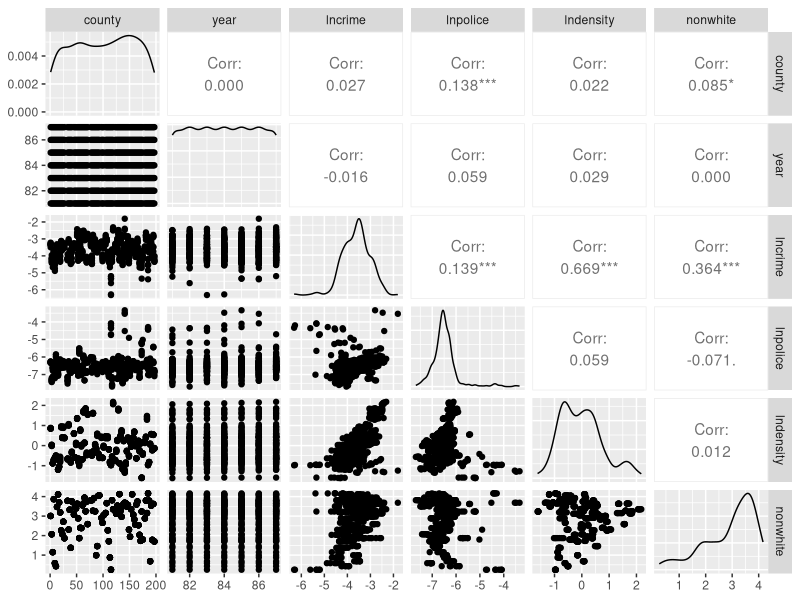
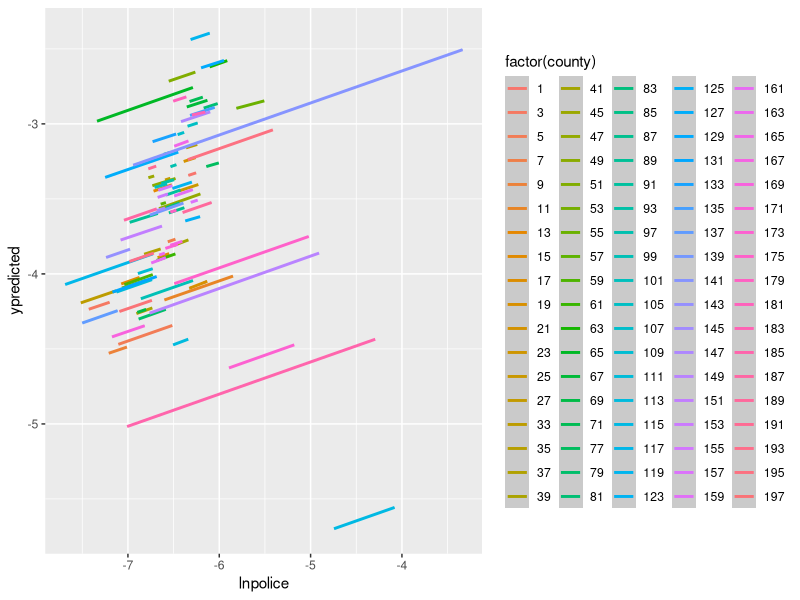

Recreate these plots in R, in order. (Note: this script raises an error after producing the figures.)
library(haven)
library(plm)
library(ggplot2)
library(dplyr)
library(lmtest)
library(sandwich)
library(psych)
library(GGally)

panel<-read_dta("RAPDC_hw1.dta")

summary(panel)
describe(panel)


ggpairs(panel)


# Задание 1
pooled1 <- plm(lncrime~I(lnpolice-mean(lnpolice)) + 
                 I(lndensity-mean(lndensity)) + 
                 I(nonwhite-mean(nonwhite)), data=panel, model="pooling")
summary(pooled1)

# Задание 2
LSDV <- lm(lncrime~I(lnpolice-mean(lnpolice)) + 
             I(lndensity-mean(lndensity)) + 
             I(nonwhite-mean(nonwhite)) +
             factor(county), data=panel)
summary(LSDV)

# визуализация
panel$ypredicted <- LSDV$fitted

ggplot(panel, aes(x = lnpolice, y = ypredicted, color = factor(county)))+geom_smooth(method = lm)

# Задание 3
fe <- plm(lncrime~I(lnpolice-mean(lnpolice)) +
            I(lndensity-mean(lndensity)) +
            I(nonwhite-mean(nonwhite)), data = panel, index=c("county", "year"), effect = "individual", model="within")
summary(fe)

# небольшая выборка
panel[panel$county==1, 6]
panel[panel$county==17, 6]
panel[panel$county==131, 6]

# Задание 4, F-test
pFtest(fe, pooled)

# Задание 5
re <- plm(lncrime~I(lnpolice-mean(lnpolice)) +
            I(lndensity-mean(lndensity)) +
            I(nonwhite-mean(nonwhite)), data=panel, index=c("county", "year"), model="random")
summary(re)

# 5.1 Тест Бреуша-Пагана
plmtest(pooled, type=c("bp"))

# 5.2
# небольшая выборка
# Отсортируем массивы
dfsort1 <- panel[order(panel$lndensity), ]
dfsort2 <- panel[order(panel$lndensity, decreasing = TRUE), ]

# Выведем номера округов
A = unique(head(dfsort1, 57)['county'])
B = unique(head(dfsort2, 65)['county'])

# Отсортируем массивы по y
dfsort3 <- panel[order(panel$lncrime), ]
dfsort4 <- panel[order(panel$lncrime, decreasing = TRUE), ]

# Выведем номера округов
C = unique(head(dfsort3, 30)['county'])
D = unique(head(dfsort4, 35)['county'])

intersect(A, C)
intersect(B, D)

# min
A
C

# max
B
D

# 5.3
phtest(fe, re)

# Задание 6

LSDV_time <- lm(lncrime~I(lnpolice-mean(lnpolice)) + 
                  I(lndensity-mean(lndensity)) + 
                  I(nonwhite-mean(nonwhite)) +
                  factor(year), data = panel)
summary(LSDV_time)


fe_time <- plm(lncrime~I(lnpolice-mean(lnpolice)) + 
                 I(lndensity-mean(lndensity)) + 
                 I(nonwhite-mean(nonwhite)) +
                 factor(year), data = panel, index=c("county", "year"), effect = "time", model = "within")
summary(fe_time)

pFtest(fe_time, pooled)


fe_twoways1 <- plm(lncrime~I(lnpolice-mean(lnpolice)) + 
                    I(lndensity-mean(lndensity)) + 
                    I(nonwhite-mean(nonwhite)) +
                    factor(year), data = panel, index=c("county", "year"), effect = "twoways", model = "within")
summary(fe_twoways1)

fe_twoways2 <- plm(lncrime~I(lnpolice-mean(lnpolice)) + 
                    I(lndensity-mean(lndensity)) + 
                    I(nonwhite-mean(nonwhite)) +
                    factor(county), data = panel, index=c("county", "year"), effect = "twoways", model = "within")
summary(fe_twoways2) # same


#bptest(fe)
#coeftest(fe, vcov = vcovHC, type = "HC3")
#summary(fe)
#coeftest(fe_time, vcov = vcovHC, type = "HC3")

bptest(LSDV_time)

coeftest(LSDV_time, vcov = vcovHC, type = "HC3")
summary(LSDV_time)


# Задание 7 для time
y_pred <- LSDV_time$fitted 
panel1 <- data.frame(panel, y_pred) 

merged <- panel1 %>% group_by(year)%>% summarize(., cor(lncrime, y_pred))%>% merge(panel1, ., by="year")
head(merged)

merged$new <- ifelse(abs(merged$`cor(lncrime, y_pred)`)<0.3,1,0)
unique(merged$year[merged$new==1])
unique(merged$year[merged$new==0]) #ok


LSDV_time_2 <- lm(lncrime~I(lnpolice-mean(lnpolice)) + 
                    I(lndensity-mean(lndensity)) + 
                    I(nonwhite-mean(nonwhite)) +
                    factor(year), merged[merged$new == 0,])
coeftest(LSDV_time_2, vcov = vcovHC, type = "HC3") #nice


# Задание 8

# для одного
# получим значения условной вариации предиктора state_capacity
var <- summarize(group_by(panel, county), var(lnpolice))
var

write.csv(var, "my_df.csv") # скачаем данные для визуализации в питоне

# выведем несколько примеров
panel[panel$county==141, ]
panel[panel$county==185, ]

panel[panel$county==57, ]

# оценим набор моделей, чтобы получить оценки коэф-тов для каждой страны
a <- group_by(panel, county) %>%
  do(data.frame(beta = coef(lm(lncrime ~ lnpolice, data = .))[2]))
a

# запишем значения чистых оценок и условную вариацию
m <- as.data.frame(merge(a, var, by ="county"))
m

# посчитаем взвешенные коэффициенты
m$coef <- m$beta*(m$`var(lnpolice)`/sum(m$`var(lnpolice)`))
sum(m$coef)

sum(m$`var(lnpolice)`)
write.csv(m, "my_df2.csv") # скачаем данные для визуализации в питоне


# для множественного случая

reg_crime_dens = lm(lncrime~lndensity +
                      factor(county), data=panel)
y_clear = reg_crime_dens$residuals

reg_crime_pol = lm(lnpolice~lndensity +
                     factor(county), data=panel)
x_clear = reg_crime_pol$residuals


panel$y_clear = y_clear
panel$x_clear = x_clear

# считаем
var2 <- summarize(group_by(panel, county), var(x_clear))
var2

write.csv(var2, "my_df3.csv") # скачаем данные для визуализации в питоне

# оценим набор моделей, чтобы получить оценки коэф-тов для каждой страны
a <- group_by(panel, county) %>%
  do(data.frame(beta = coef(lm(y_clear ~ x_clear, data = .))[2]))
a

# запишем значения чистых оценок и условную вариацию
m <- as.data.frame(merge(a, var2, by ="county"))
m

# посчитаем взвешенные коэффициенты
m$coef <- m$beta*(m$`var(x_clear)`/sum(m$`var(x_clear)`))
sum(m$coef)

sum(m$`var(x_clear)`)
write.csv(m, "my_df4.csv") # скачаем данные для визуализации в питоне

# тест на совпадение
var1 <- summarize(group_by(panel, county), var(lnpolice))
a1 <- group_by(panel, county) %>%
  do(data.frame(beta1 = coef(lm(lncrime ~ lnpolice, data = .))[2]))
m1 <- as.data.frame(merge(a1, var1, by ="county"))
m1$coef1 <- m1$beta1*(m1$`var(lnpolice)`/sum(m1$`var(lnpolice)`))
head(m1)     # без контролей
sum(m1$coef1) # без контролей


reg_crime_dens = lm(lncrime~lndensity + factor(county), data=panel)
y_clear = reg_crime_dens$residuals
reg_crime_pol = lm(lnpolice~lndensity + factor(county), data=panel)
x_clear = reg_crime_pol$residuals
panel$y_clear = y_clear
panel$x_clear = x_clear
var2 <- summarize(group_by(panel, county), var(x_clear))
a2 <- group_by(panel, county) %>%
  do(data.frame(beta2 = coef(lm(y_clear ~ x_clear, data = .))[2]))
m2 <- as.data.frame(merge(a2, var2, by ="county"))
m2$coef2 <- m2$beta2*(m2$`var(x_clear)`/sum(m2$`var(x_clear)`))
head(m2)     # с контролями
sum(m2$coef2) # с контролями
